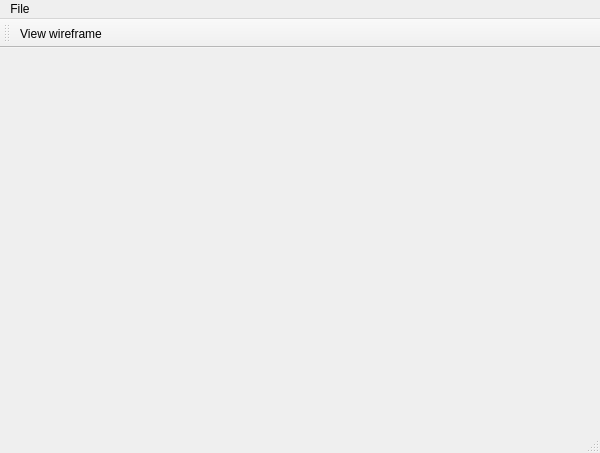
<?xml version="1.0" encoding="UTF-8"?>
<ui version="4.0">
 <class>MainWindowClass</class>
 <widget class="QMainWindow" name="MainWindowClass">
  <property name="geometry">
   <rect>
    <x>0</x>
    <y>0</y>
    <width>600</width>
    <height>453</height>
   </rect>
  </property>
  <property name="windowTitle">
   <string>3D Model Viewer</string>
  </property>
  <widget class="TabPane" name="tabPane"/>
  <widget class="QMenuBar" name="menuBar">
   <property name="geometry">
    <rect>
     <x>0</x>
     <y>0</y>
     <width>600</width>
     <height>21</height>
    </rect>
   </property>
   <widget class="QMenu" name="menuFile">
    <property name="title">
     <string>File</string>
    </property>
    <addaction name="actionNew"/>
    <addaction name="separator"/>
    <addaction name="actionExit"/>
   </widget>
   <addaction name="menuFile"/>
  </widget>
  <widget class="QToolBar" name="mainToolBar">
   <property name="acceptDrops">
    <bool>false</bool>
   </property>
   <attribute name="toolBarArea">
    <enum>TopToolBarArea</enum>
   </attribute>
   <attribute name="toolBarBreak">
    <bool>false</bool>
   </attribute>
   <addaction name="actionView_wireframe"/>
  </widget>
  <widget class="QStatusBar" name="statusBar"/>
  <action name="actionNew">
   <property name="text">
    <string>New</string>
   </property>
   <property name="statusTip">
    <string>Open a new file</string>
   </property>
   <property name="shortcut">
    <string>Ctrl+N</string>
   </property>
  </action>
  <action name="actionExit">
   <property name="text">
    <string>Exit</string>
   </property>
   <property name="toolTip">
    <string>Exit</string>
   </property>
   <property name="statusTip">
    <string>Exit the application</string>
   </property>
   <property name="shortcut">
    <string>Esc</string>
   </property>
  </action>
  <action name="actionView_wireframe">
   <property name="checkable">
    <bool>true</bool>
   </property>
   <property name="icon">
    <iconset resource="mainwindow.qrc">
     <normaloff>:/MainWindow/Resources/icons/mesh.svg</normaloff>:/MainWindow/Resources/icons/mesh.svg</iconset>
   </property>
   <property name="text">
    <string>View wireframe</string>
   </property>
   <property name="toolTip">
    <string>View this model as a wireframe</string>
   </property>
  </action>
 </widget>
 <layoutdefault spacing="6" margin="11"/>
 <customwidgets>
  <customwidget>
   <class>TabPane</class>
   <extends>QWidget</extends>
   <header>TabPane.h</header>
   <container>1</container>
  </customwidget>
 </customwidgets>
 <resources>
  <include location="mainwindow.qrc"/>
 </resources>
 <connections/>
</ui>
